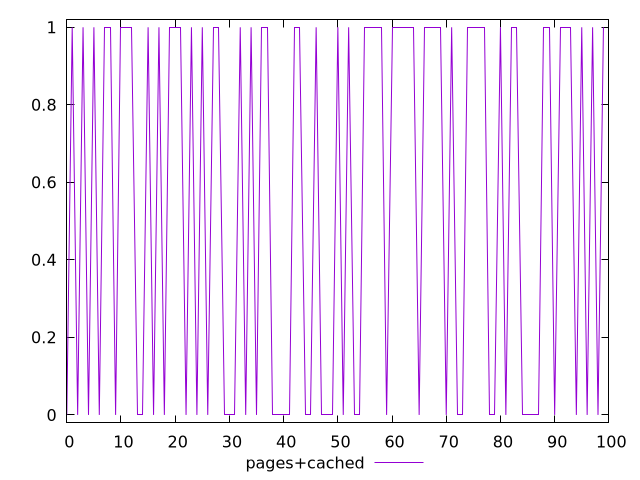

Here is the gnuplot script that generated this plot:
$_pagesCached <<EOF
0
1
0
1
0
1
0
1
1
0
1
1
1
0
0
1
0
1
0
1
1
1
0
1
0
1
0
1
1
0
0
0
1
0
1
0
1
1
0
0
0
0
1
1
0
0
1
0
0
0
1
0
1
0
0
1
1
1
1
0
1
1
1
1
1
0
1
1
1
1
0
1
0
0
1
1
1
1
0
0
1
0
1
1
0
0
0
0
1
1
0
1
1
1
0
1
0
1
0
1
EOF
set key outside below
set terminal pngcairo
set output "report_00005_2020-11-02T22-26-11.212Z/third-party-summary/pages+cached//score.png"
set yrange [-0.02:1.02]
plot $_pagesCached title "pages+cached" with line ,
